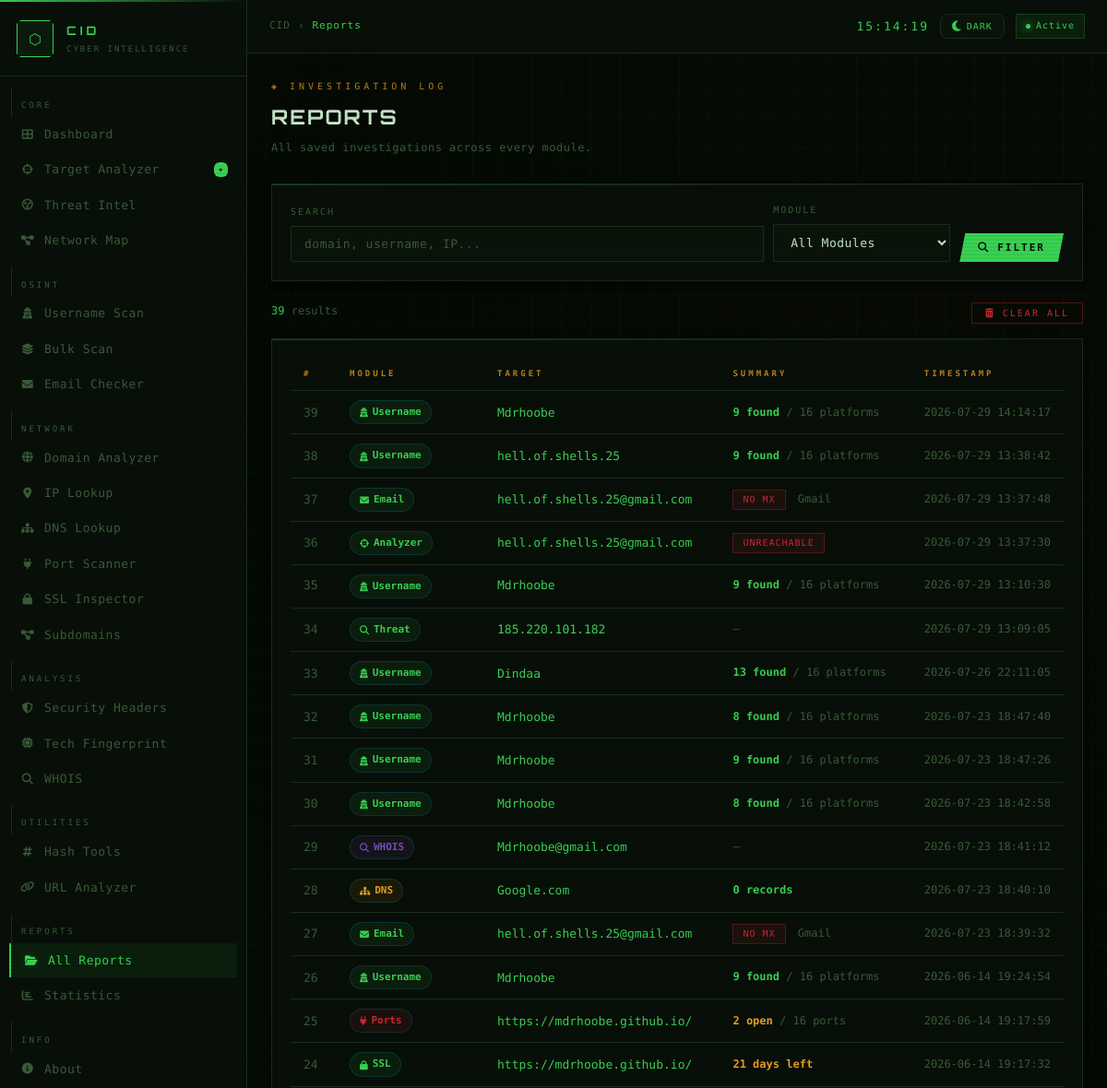
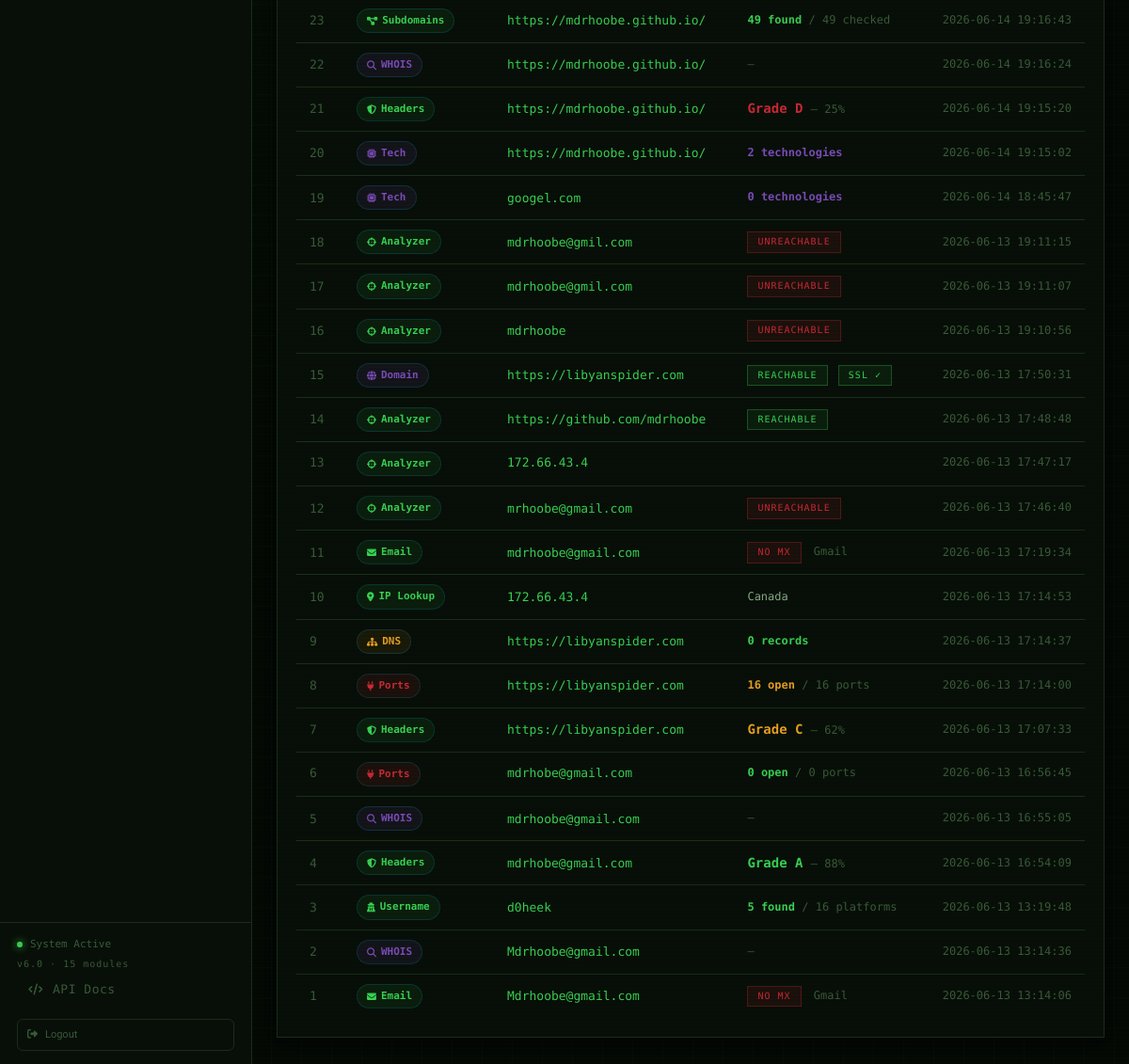
The page /reports (signed in) on the database its author committed (2 pictures, top to bottom).
### tables this page shows
CREATE TABLE reports (
                id        INTEGER PRIMARY KEY AUTOINCREMENT,
                type      TEXT NOT NULL,
                target    TEXT NOT NULL,
                results   TEXT NOT NULL DEFAULT '{}',
                summary   TEXT DEFAULT '{}',
                timestamp TEXT NOT NULL
            );

### app.py (the view)
@app.route('/reports')
@login_required
def reports():
    q, t = request.args.get('q','').strip(), request.args.get('type','').strip()
    data  = search_reports(q, t) if (q or t) else get_all_reports()
    return render_template('reports.html', reports=data, query=q, rtype=t, active='reports')

### app.py (called while the page is built)
def login_required(f):
    @wraps(f)
    def decorated(*args, **kwargs):
        if not session.get('logged_in'):
            return redirect(url_for('login'))
        return f(*args, **kwargs)
    return decorated

### db.py (called while the page is built)
def get_conn():
    conn = sqlite3.connect(DB_PATH)
    conn.row_factory = sqlite3.Row
    return conn

def get_all_reports():
    with get_conn() as conn:
        rows = conn.execute('SELECT * FROM reports ORDER BY id DESC').fetchall()
    return [_to_dict(r) for r in rows]

def _to_dict(row):
    if row is None: return None
    d = dict(row)
    for f in ('results', 'summary'):
        try:    d[f] = json.loads(d[f])
        except: d[f] = {}
    return d

### templates/reports.html (shortened to what this page needs)
{% extends "base.html" %}
{% block breadcrumb %}Reports{% endblock %}
{% block content %}
<div class="page-hdr">
  <div class="page-eye">◈ Investigation Log</div>
  <h1 class="page-title">Reports</h1>
  <p class="page-sub">All saved investigations across every module.</p>
</div>
<div class="card" style="margin-bottom:20px;">
  <form method="GET" action="{{ url_for('reports') }}">
    <div style="display:flex;gap:10px;flex-wrap:wrap;align-items:flex-end;">
      <div style="flex:1;min-width:180px;">
        <div class="form-label">Search</div>
        <input class="form-input" type="text" name="q"
               placeholder="domain, username, IP..."
               value="{{ query or '' }}" autocomplete="off"/>
      </div>
      <div style="min-width:160px;">
        <div class="form-label">Module</div>
        <select class="form-input" name="type" style="cursor:pointer;">
          <option value=""          {% if not rtype %}selected{% endif %}>All Modules</option>
        </select>
      </div>
      <div style="display:flex;gap:8px;">
        <button class="btn btn-primary" type="submit">
          <i class="fas fa-search"></i> Filter
        </button>
      </div>
    </div>
  </form>
</div>
{% if reports %}
<div style="display:flex;align-items:center;justify-content:space-between;margin-bottom:16px;flex-wrap:wrap;gap:10px;">
  <div style="font-family:var(--font-mono);font-size:12px;color:var(--text-dim);">
    <span style="color:var(--cyan);">{{ reports|length }}</span>
    result{% if reports|length != 1 %}s{% endif %}
  </div>
  {% if not query and not rtype %}
  <form method="POST" action="{{ url_for('clear_reports_route') }}">
    <button class="btn btn-danger btn-sm" id="clearReports" type="submit">
      <i class="fas fa-trash-alt"></i> Clear All
    </button>
  </form>
  {% endif %}
</div>
<div class="card">
  <table class="data-table">
    <thead>
      <tr>
        <th style="width:50px;">#</th>
        <th style="width:160px;">Module</th>
        <th>Target</th>
        <th>Summary</th>
        <th style="width:160px;">Timestamp</th>
      </tr>
    </thead>
    <tbody>
      {% for r in reports %}
      <tr class="fade-in">
        <td class="mono" style="color:var(--text-dim);">
          <a href="{{ url_for('view_report', report_id=r.id) }}"
             style="color:var(--text-dim);">{{ r.id }}</a>
        </td>
        <td>
          {% set b = badges.get(r.type, ('fas fa-search','cyan', r.type.title())) %}
          <span style="display:inline-flex;align-items:center;gap:5px;padding:3px 10px;
                       border-radius:20px;font-family:var(--font-mono);font-size:11px;font-weight:600;
                       background:var(--{{ b[1] }}-dim);color:var(--{{ b[1] }});
                       border:1px solid rgba(0,200,255,.15);">
            <i class="{{ b[0] }}" style="font-size:10px;"></i> {{ b[2] }}
          </span>
        </td>
        <td>
          <a href="{{ url_for('view_report', report_id=r.id) }}"
             class="mono" style="color:var(--cyan);font-size:13px;">{{ r.target }}</a>
        </td>
        <td style="font-size:12px;">
          {% if r.type == 'username' and r.summary %}
            <span style="color:var(--green);font-weight:600;">
              {{ r.summary.get('found', 0) }} found
            </span>
            <span style="color:var(--text-dim);">
              / {{ r.summary.get('total', 0) }} platforms
            </span>
          {% elif r.type in ('domain','analyze') and r.results %}
            {% set res = r.results if r.type == 'domain' else r.results.get('domain_info', {}) %}
            {% if res and res.get('reachable') %}
              <span class="badge badge-found" style="font-size:10px;">Reachable</span>
              {% if res.get('ssl') %}
                <span class="badge badge-found" style="font-size:10px;margin-left:4px;">SSL ✓</span>
              {% endif %}
            {% elif res %}
              <span class="badge badge-notfound" style="font-size:10px;">Unreachable</span>
            {% endif %}
          {% elif r.type == 'ip_lookup' and r.results %}
            {% set ip = r.results %}
            {% if ip.get('status') == 'success' %}
              <span style="color:var(--text);">{{ ip.get('country','—') }}</span>
            {% endif %}
          {% elif r.type == 'port_scan' and r.results %}
            {% set op = r.results.get('open', 0) %}
            <span style="color:{% if op > 0 %}var(--amber){% else %}var(--green){% endif %};font-weight:600;">
              {{ op }} open
            </span>
            <span style="color:var(--text-dim);">/ {{ r.results.get('ports', [])|length }} ports</span>
          {% elif r.type == 'headers' and r.results %}
            {% set grade = r.results.get('grade','?') %}
            {% set gc = 'green' if grade in ('A','B') else 'amber' if grade == 'C' else 'red' %}
            <span style="font-family:var(--font-mono);font-size:14px;font-weight:700;color:var(--{{ gc }});">
              Grade {{ grade }}
            </span>
            <span style="color:var(--text-dim);"> — {{ r.results.get('score',0) }}%</span>
          {% elif r.type == 'ssl' and r.results %}
            {% set days = r.results.get('days_left') %}
            {% if days is not none %}
              {% if days < 0 %}
                <span style="color:var(--red);font-weight:600;">Expired</span>
              {% elif days <= 30 %}
                <span style="color:var(--amber);font-weight:600;">{{ days }} days left</span>
              {% else %}
                <span style="color:var(--green);font-weight:600;">✓ {{ days }} days left</span>
              {% endif %}
            {% endif %}
          {% elif r.type == 'subdomain' and r.results %}
            <span style="color:var(--cyan);font-weight:600;">
              {{ r.results.get('count', 0) }} found
            </span>
            <span style="color:var(--text-dim);">/ {{ r.results.get('checked', 0) }} checked</span>
          {% elif r.type == 'tech' and r.results %}
            <span style="color:var(--violet);font-weight:600;">
              {{ r.results.get('total', 0) }} technologies
            </span>
          {% elif r.type == 'email' and r.results %}
            {% if r.results.get('mx_found') %}
              <span class="badge badge-found" style="font-size:10px;">Valid MX</span>
            {% else %}
              <span class="badge badge-notfound" style="font-size:10px;">No MX</span>
            {% endif %}
            <span style="color:var(--text-dim);margin-left:6px;">{{ r.results.get('provider','') }}</span>
          {% elif r.type == 'whois' and r.results %}
            <span style="color:var(--text-dim);">{{ r.results.get('registrar','—')[:30] }}</span>
          {% elif r.type == 'dns' and r.results %}
            {% set total_rec = r.results.get('records', {}).values()|map('length')|sum %}
            <span style="color:var(--cyan);font-weight:600;">{{ total_rec }} records</span>
          {% else %}
            <span style="color:var(--text-dim);">—</span>
          {% endif %}
        </td>
        <td style="color:var(--text-dim);font-size:12px;white-space:nowrap;">
          {{ r.timestamp }}
        </td>
      </tr>
      {% endfor %}
    </tbody>
  </table>
</div>
{% endif %}
{% endblock %}

### rows shown on the page
reports: id "39", type "Username", target "Mdrhoobe", summary.get "9", summary.get "16", timestamp "2026-07-29 14:14:17"
reports: id "38", type "Username", target "hell.of.shells.25", summary.get "9", summary.get "16", timestamp "2026-07-29 13:38:42"
reports: id "37", type "Email", target "hell.of.shells.25@gmail.com", shows "NO MX", results.get "Gmail", timestamp "2026-07-29 13:37:48"
reports: id "36", b "Analyzer", target "hell.of.shells.25@gmail.com", type "UNREACHABLE", timestamp "2026-07-29 13:37:30"
reports: id "35", type "Username", target "Mdrhoobe", summary.get "9", summary.get "16", timestamp "2026-07-29 13:10:30"
reports: id "34", type "Threat", target "185.220.101.182", timestamp "2026-07-29 13:09:05"
reports: id "33", type "Username", target "Dindaa", summary.get "13", summary.get "16", timestamp "2026-07-26 22:11:05"
reports: id "32", type "Username", target "Mdrhoobe", summary.get "8", summary.get "16", timestamp "2026-07-23 18:47:40"
reports: id "31", type "Username", target "Mdrhoobe", summary.get "9", summary.get "16", timestamp "2026-07-23 18:47:26"
reports: id "30", type "Username", target "Mdrhoobe", summary.get "8", summary.get "16", timestamp "2026-07-23 18:42:58"
reports: id "29", type "WHOIS", target "Mdrhoobe@gmail.com", results "—", timestamp "2026-07-23 18:41:12"
reports: id "28", type "DNS", target "Google.com", total_rec "0", timestamp "2026-07-23 18:40:10"
reports: id "27", type "Email", target "hell.of.shells.25@gmail.com", shows "NO MX", results.get "Gmail", timestamp "2026-07-23 18:39:32"
reports: id "26", type "Username", target "Mdrhoobe", summary.get "9", summary.get "16", timestamp "2026-06-14 19:24:54"
reports: id "25", b "Ports", target "https://mdrhoobe.github.io/", op "2", results.get|length "16", timestamp "2026-06-14 19:17:59"
reports: id "24", type "SSL", target "https://mdrhoobe.github.io/", days "21", timestamp "2026-06-14 19:17:32"
reports: id "23", b "Subdomains", target "https://mdrhoobe.github.io/", results.get "49", timestamp "2026-06-14 19:16:43"
reports: id "22", type "WHOIS", target "https://mdrhoobe.github.io/", results "—", timestamp "2026-06-14 19:16:24"
reports: id "21", type "Headers", target "https://mdrhoobe.github.io/", grade "D", results.get "25", timestamp "2026-06-14 19:15:20"
reports: id "20", type "Tech", target "https://mdrhoobe.github.io/", results.get "2", timestamp "2026-06-14 19:15:02"
reports: id "19", type "Tech", target "googel.com", results.get "0", timestamp "2026-06-14 18:45:47"
reports: id "18", b "Analyzer", target "mdrhoobe@gmil.com", type "UNREACHABLE", timestamp "2026-06-13 19:11:15"
reports: id "17", b "Analyzer", target "mdrhoobe@gmil.com", type "UNREACHABLE", timestamp "2026-06-13 19:11:07"
reports: id "16", b "Analyzer", target "mdrhoobe", type "UNREACHABLE", timestamp "2026-06-13 19:10:56"
reports: id "15", type "Domain", target "https://libyanspider.com", shows "REACHABLE", shows "SSL ✓", timestamp "2026-06-13 17:50:31"
reports: id "14", b "Analyzer", target "https://github.com/mdrhoobe", type "REACHABLE", timestamp "2026-06-13 17:48:48"
reports: id "13", b "Analyzer", target "172.66.43.4", timestamp "2026-06-13 17:47:17"
reports: id "12", b "Analyzer", target "mrhoobe@gmail.com", type "UNREACHABLE", timestamp "2026-06-13 17:46:40"
reports: id "11", type "Email", target "mdrhoobe@gmail.com", shows "NO MX", results.get "Gmail", timestamp "2026-06-13 17:19:34"
reports: id "10", b "IP Lookup", target "172.66.43.4", get "Canada", timestamp "2026-06-13 17:14:53"
reports: id "9", type "DNS", target "https://libyanspider.com", total_rec "0", timestamp "2026-06-13 17:14:37"
reports: id "8", b "Ports", target "https://libyanspider.com", op "16", results.get|length "16", timestamp "2026-06-13 17:14:00"
reports: id "7", type "Headers", target "https://libyanspider.com", grade "C", results.get "62", timestamp "2026-06-13 17:07:33"
reports: id "6", b "Ports", target "mdrhobe@gmail.com", op "0", results.get|length "0", timestamp "2026-06-13 16:56:45"
reports: id "5", type "WHOIS", target "mdrhoobe@gmail.com", results "—", timestamp "2026-06-13 16:55:05"
reports: id "4", type "Headers", target "mdrhobe@gmail.com", grade "A", results.get "88", timestamp "2026-06-13 16:54:09"
reports: id "3", type "Username", target "d0heek", summary.get "5", summary.get "16", timestamp "2026-06-13 13:19:48"
reports: id "2", type "WHOIS", target "Mdrhoobe@gmail.com", results "—", timestamp "2026-06-13 13:14:36"
reports: id "1", type "Email", target "Mdrhoobe@gmail.com", shows "NO MX", results.get "Gmail", timestamp "2026-06-13 13:14:06"

### other values the page prints
{{ reports|length }} "39"
